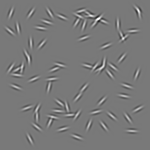
#> input picture images/grating.png, 150 x 150 px, found by its file name
$ python contrast_patches.py
#> lines starting #> are read from the running program, lines starting #| are printed output that depends on the picture
import numpy as np
import matplotlib.pyplot as plt
from PIL import Image
import os

base_path = "C:/Users/steve/IdeaProjects/programming/BCI/Thesis/steven/Thesis/images/"
filename = 'grating.png'
image_path = os.path.join(base_path, filename)


# load image
img = Image.open(image_path).convert('RGB')
#> img is the input picture: PIL image 150x150 RGB; min 33, max 255, mean 121
img_array = np.array(img)

r = img_array[:, :, 0].flatten()
g = img_array[:, :, 1].flatten()
b = img_array[:, :, 2].flatten()

# plot histogram
plt.figure(figsize=(10, 4))
plt.subplot(1, 3, 1)
plt.hist(r, bins=256, color='red', alpha=0.7)
plt.title('R-kanaal')
plt.subplot(1, 3, 2)
plt.hist(g, bins=256, color='green', alpha=0.7)
plt.title('G-kanaal')
plt.subplot(1, 3, 3)
plt.hist(b, bins=256, color='blue', alpha=0.7)
plt.title('B-kanaal')
plt.tight_layout()
plt.show()
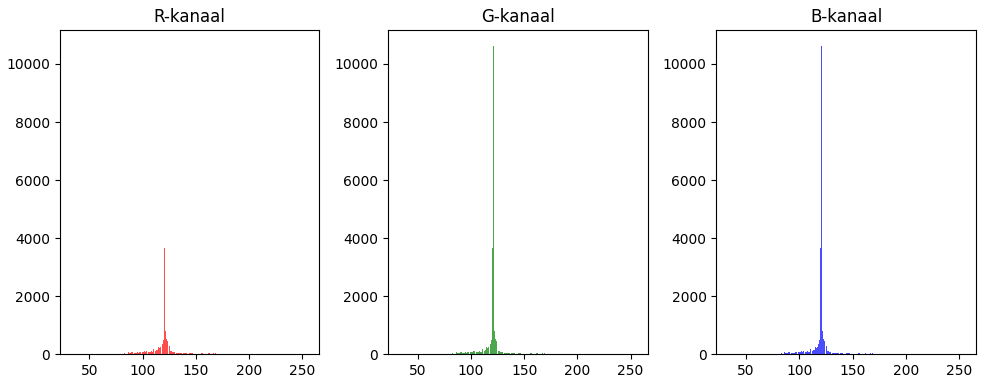
#> figure drawn by matplotlib, 3 panels; panel 1: tallest bar 10627 high, from x = 120.6 to 121.5; panel 2: tallest bar 10627 high, from x = 120.6 to 121.5; panel 3: tallest bar 10627 high, from x = 120.6 to 121.5

# here we calculate the contrast in the image
for channel, name in zip([r, g, b], ['R', 'G', 'B']):
    min_val = np.min(channel)
    max_val = np.max(channel)
    contrast_range = max_val - min_val
    contrast_percentage = (contrast_range / 255) * 100
    print(f'contrast={contrast_percentage:.1f}%')
#> this loop made 3 passes
#> name on passes 1 to 3: 'R', 'G', 'B'
#| contrast=87.1%
#| contrast=87.1%
#| contrast=87.1%
